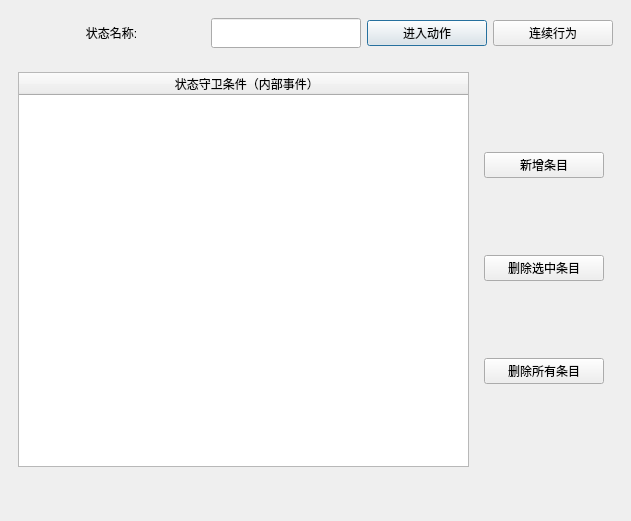
<?xml version="1.0" encoding="UTF-8"?>
<ui version="4.0">
 <class>MyStateModelDialog</class>
 <widget class="QDialog" name="MyStateModelDialog">
  <property name="geometry">
   <rect>
    <x>0</x>
    <y>0</y>
    <width>631</width>
    <height>521</height>
   </rect>
  </property>
  <property name="windowTitle">
   <string>Dialog</string>
  </property>
  <layout class="QVBoxLayout" name="verticalLayout">
   <property name="margin">
    <number>0</number>
   </property>
   <item>
    <widget class="QWidget" name="widget" native="true">
     <layout class="QVBoxLayout" name="verticalLayout_3">
      <item>
       <widget class="QWidget" name="widget_2" native="true">
        <layout class="QHBoxLayout" name="horizontalLayout">
         <item>
          <widget class="QLabel" name="label">
           <property name="minimumSize">
            <size>
             <width>120</width>
             <height>25</height>
            </size>
           </property>
           <property name="text">
            <string>状态名称:</string>
           </property>
           <property name="alignment">
            <set>Qt::AlignCenter</set>
           </property>
          </widget>
         </item>
         <item>
          <widget class="QLineEdit" name="stateName">
           <property name="minimumSize">
            <size>
             <width>150</width>
             <height>30</height>
            </size>
           </property>
           <property name="maximumSize">
            <size>
             <width>150</width>
             <height>16777215</height>
            </size>
           </property>
          </widget>
         </item>
         <item>
          <widget class="QPushButton" name="goInAction">
           <property name="minimumSize">
            <size>
             <width>120</width>
             <height>26</height>
            </size>
           </property>
           <property name="maximumSize">
            <size>
             <width>120</width>
             <height>16777215</height>
            </size>
           </property>
           <property name="text">
            <string>进入动作</string>
           </property>
          </widget>
         </item>
         <item>
          <widget class="QPushButton" name="continueAction">
           <property name="minimumSize">
            <size>
             <width>120</width>
             <height>26</height>
            </size>
           </property>
           <property name="maximumSize">
            <size>
             <width>120</width>
             <height>16777215</height>
            </size>
           </property>
           <property name="text">
            <string>连续行为</string>
           </property>
          </widget>
         </item>
        </layout>
       </widget>
      </item>
      <item>
       <widget class="QWidget" name="widget_3" native="true">
        <layout class="QHBoxLayout" name="horizontalLayout_2">
         <item>
          <widget class="QTableWidget" name="tableWidget">
           <attribute name="horizontalHeaderVisible">
            <bool>true</bool>
           </attribute>
           <attribute name="horizontalHeaderStretchLastSection">
            <bool>true</bool>
           </attribute>
           <attribute name="verticalHeaderVisible">
            <bool>false</bool>
           </attribute>
           <column>
            <property name="text">
             <string>  状态守卫条件（内部事件）</string>
            </property>
           </column>
          </widget>
         </item>
         <item>
          <widget class="QWidget" name="widget_5" native="true">
           <layout class="QVBoxLayout" name="verticalLayout_2">
            <item>
             <widget class="QPushButton" name="addItem">
              <property name="minimumSize">
               <size>
                <width>120</width>
                <height>26</height>
               </size>
              </property>
              <property name="maximumSize">
               <size>
                <width>120</width>
                <height>16777215</height>
               </size>
              </property>
              <property name="text">
               <string>新增条目</string>
              </property>
             </widget>
            </item>
            <item>
             <widget class="QPushButton" name="removeSelectedItem">
              <property name="minimumSize">
               <size>
                <width>120</width>
                <height>26</height>
               </size>
              </property>
              <property name="maximumSize">
               <size>
                <width>120</width>
                <height>16777215</height>
               </size>
              </property>
              <property name="text">
               <string>删除选中条目</string>
              </property>
             </widget>
            </item>
            <item>
             <widget class="QPushButton" name="removeAll">
              <property name="minimumSize">
               <size>
                <width>120</width>
                <height>26</height>
               </size>
              </property>
              <property name="maximumSize">
               <size>
                <width>120</width>
                <height>16777215</height>
               </size>
              </property>
              <property name="text">
               <string>删除所有条目</string>
              </property>
             </widget>
            </item>
           </layout>
          </widget>
         </item>
        </layout>
       </widget>
      </item>
      <item>
       <widget class="QWidget" name="widget_4" native="true">
        <property name="minimumSize">
         <size>
          <width>0</width>
          <height>30</height>
         </size>
        </property>
        <property name="maximumSize">
         <size>
          <width>16777215</width>
          <height>30</height>
         </size>
        </property>
       </widget>
      </item>
     </layout>
    </widget>
   </item>
  </layout>
 </widget>
 <resources/>
 <connections/>
</ui>
